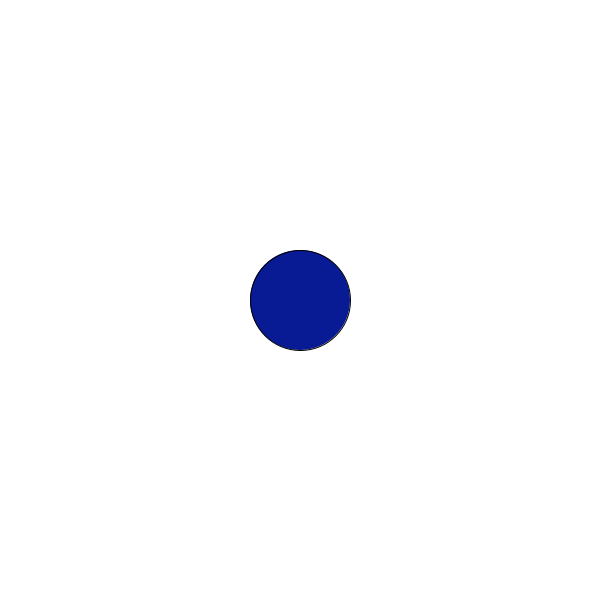
Frame 1 (no input)
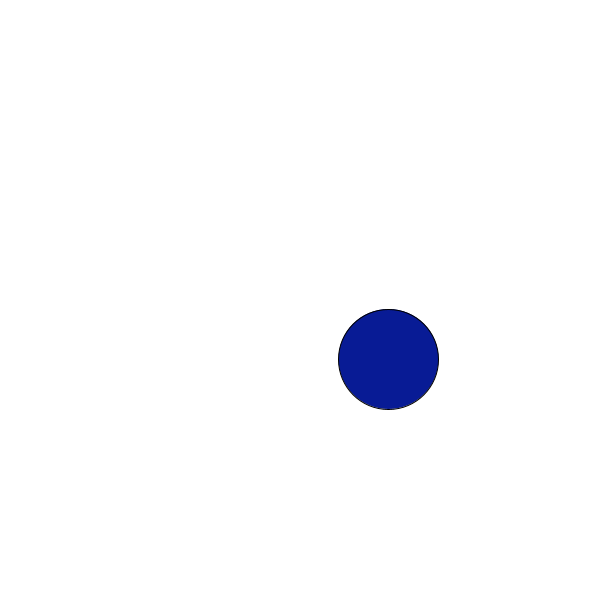
Frame 60 (the mouse pressed at the canvas centre just before this capture)
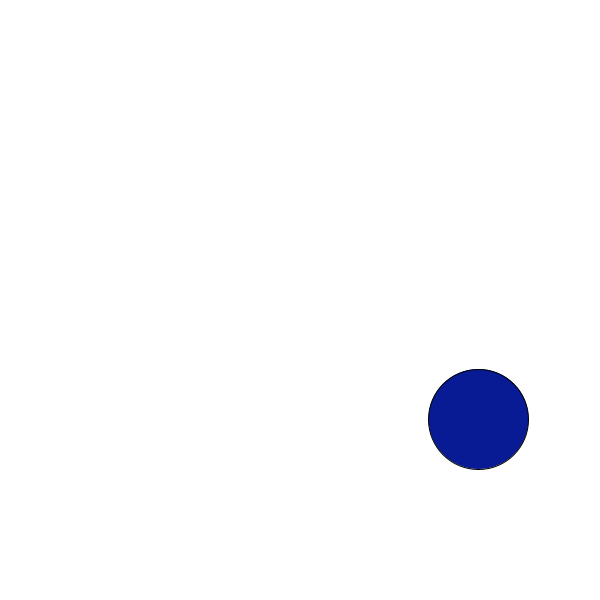
Frame 120 (the mouse held since frame 60 and released just before this capture)

The Processing sketch that drew these frames (run headless with seeded random() and noise(); from frame 60 on, the mouse is pressed at the canvas centre):

// Processing sketch: NOTHING
// ── NOTHING.pde
float ellipseX = 300;
float ellipseY = 300;

void setup() {
  size(600, 600);
}

void draw(){
  background(255);
  fill(#081B95);
  ellipse(ellipseX,ellipseY,100,100);
  ellipseX += 1.5;
  ellipseY += 1;
}
